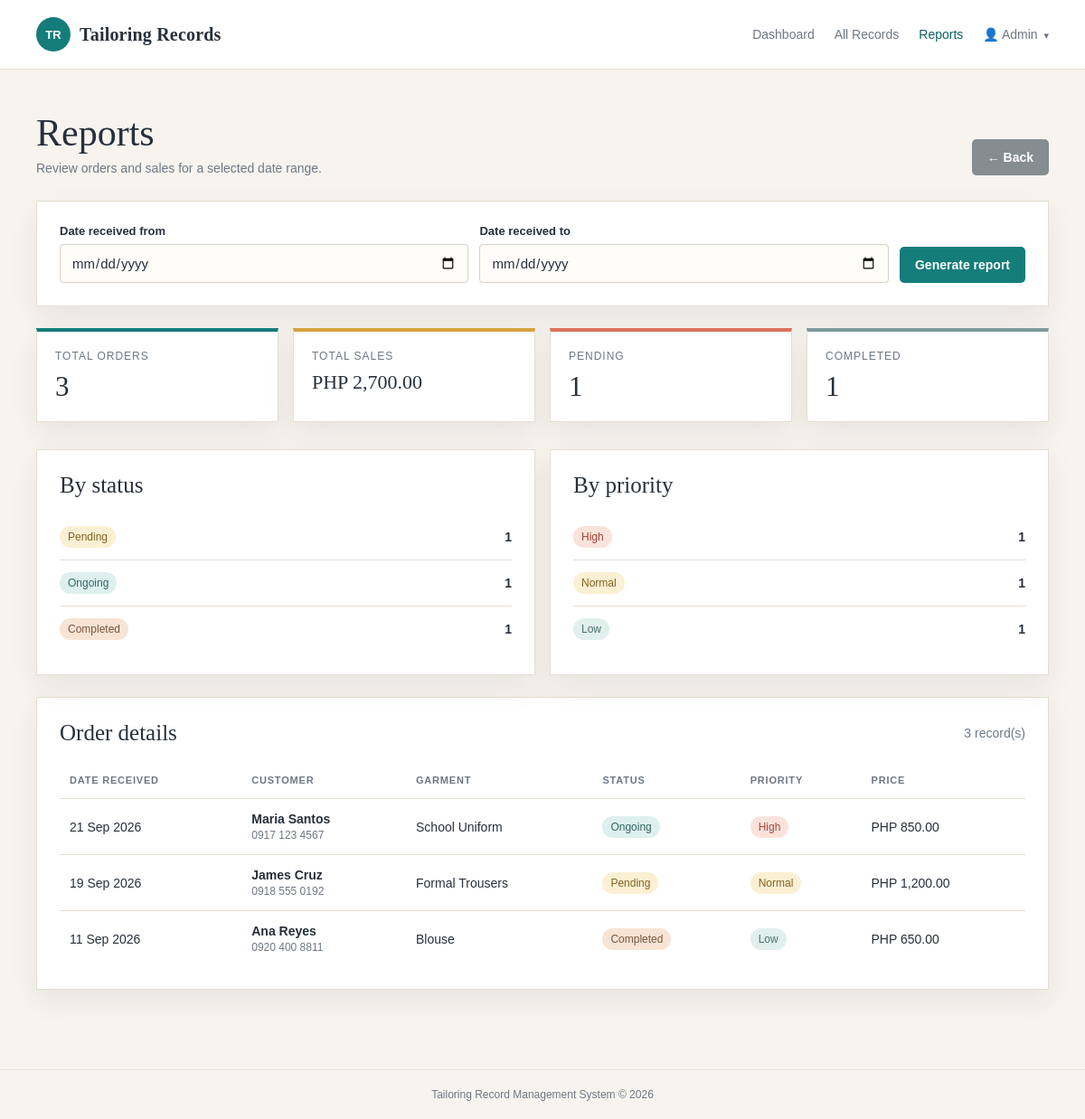
/reports.php (signed in), run on the app's committed database.
### tables this page shows
CREATE TABLE IF NOT EXISTS records (
    id INT UNSIGNED AUTO_INCREMENT PRIMARY KEY,
    customer_name VARCHAR(100) NOT NULL,
    phone VARCHAR(30) NOT NULL,
    garment_type VARCHAR(80) NOT NULL,
    measurements TEXT NOT NULL,
    order_date DATE NOT NULL,
    due_date DATE NOT NULL,
    price DECIMAL(10, 2) NOT NULL DEFAULT 0.00,
    status ENUM('Pending', 'Ongoing', 'Completed') NOT NULL DEFAULT 'Pending',
    priority ENUM('High', 'Normal', 'Low') NOT NULL DEFAULT 'Normal',
    notes TEXT NULL,
    created_at TIMESTAMP DEFAULT CURRENT_TIMESTAMP
);

### includes/functions.php (called while the page is built, shortened)
<?php
function e(?string $value): string
{
    return htmlspecialchars($value ?? '', ENT_QUOTES, 'UTF-8');
}
function orderStatusClass(string $status): string
{
    return match ($status) {
        'Pending' => 'status-pending',
        'Ongoing' => 'status-progress',
        'Completed' => 'status-ready',
        default => '',
    };
}
function formatDate(?string $date): string
{
    return $date ? date('d M Y', strtotime($date)) : '-';
}

### reports.php (the view, shortened to what this page needs)
<?php
require __DIR__ . '/config/database.php';
require __DIR__ . '/includes/functions.php';
$dateFrom = trim($_GET['date_from'] ?? '');
$dateTo = trim($_GET['date_to'] ?? '');
$filters = [];
$parameters = [];
$where = $filters ? ' WHERE ' . implode(' AND ', $filters) : '';
$summaryStatement = $pdo->prepare("SELECT COUNT(*) AS total_orders, COALESCE(SUM(price), 0) AS total_sales, SUM(status = 'Pending') AS pending_orders, SUM(status = 'Ongoing') AS ongoing_orders, SUM(status = 'Completed') AS completed_orders FROM records{$where}");
$summaryStatement->execute($parameters);
$summary = $summaryStatement->fetch();
$statusStatement = $pdo->prepare("SELECT status, COUNT(*) AS total FROM records{$where} GROUP BY status ORDER BY FIELD(status, 'Pending', 'Ongoing', 'Completed')");
$statusStatement->execute($parameters);
$statusCounts = $statusStatement->fetchAll();
$priorityStatement = $pdo->prepare("SELECT priority, COUNT(*) AS total FROM records{$where} GROUP BY priority ORDER BY FIELD(priority, 'High', 'Normal', 'Low')");
$priorityStatement->execute($parameters);
$priorityCounts = $priorityStatement->fetchAll();
$recordsStatement = $pdo->prepare("SELECT * FROM records{$where} ORDER BY order_date DESC, id DESC");
$recordsStatement->execute($parameters);
$records = $recordsStatement->fetchAll();
require __DIR__ . '/includes/header.php';
?>
<section class="page-heading">
    <div><h1>Reports</h1><p class="subtitle">Review orders and sales for a selected date range.</p></div>
    <a class="button button-muted" href="index.php">&larr; Back</a>
</section>
<section class="panel report-filter">
    <form class="filter-form" method="get">
        <div class="form-group"><label for="date_from">Date received from</label><input id="date_from" name="date_from" type="date" value="<?= e($dateFrom) ?>"></div>
        <div class="form-group"><label for="date_to">Date received to</label><input id="date_to" name="date_to" type="date" value="<?= e($dateTo) ?>"></div>
        <button class="button" type="submit">Generate report</button>
    </form>
</section>
<section class="stats report-stats">
    <div class="stat"><div class="stat-label">Total orders</div><div class="stat-value"><?= (int) $summary['total_orders'] ?></div></div>
    <div class="stat"><div class="stat-label">Total sales</div><div class="stat-value report-money">PHP <?= number_format((float) $summary['total_sales'], 2) ?></div></div>
    <div class="stat"><div class="stat-label">Pending</div><div class="stat-value"><?= (int) $summary['pending_orders'] ?></div></div>
    <div class="stat"><div class="stat-label">Completed</div><div class="stat-value"><?= (int) $summary['completed_orders'] ?></div></div>
</section>
<div class="report-columns">
    <section class="panel"><div class="panel-heading"><h2>By status</h2></div><div class="report-list">
        <?php foreach ($statusCounts as $item): ?><div class="report-row"><span class="status <?= orderStatusClass($item['status']) ?>"><?= e($item['status']) ?></span><strong><?= (int) $item['total'] ?></strong></div><?php endforeach; ?>
    </div></section>
    <section class="panel"><div class="panel-heading"><h2>By priority</h2></div><div class="report-list">
        <?php foreach ($priorityCounts as $item): ?><div class="report-row"><span class="priority priority-<?= strtolower(e($item['priority'])) ?>"><?= e($item['priority']) ?></span><strong><?= (int) $item['total'] ?></strong></div><?php endforeach; ?>
    </div></section>
</div>
<section class="panel report-table"><div class="panel-heading"><h2>Order details</h2><span class="hint"><?= count($records) ?> record(s)</span></div>
    <?php if (!$records): ?><div class="empty">No orders found for the selected dates.</div><?php else: ?>
    <div class="table-wrap"><table><thead><tr><th>Date received</th><th>Customer</th><th>Garment</th><th>Status</th><th>Priority</th><th>Price</th></tr></thead><tbody>
        <?php foreach ($records as $record): ?><tr><td><?= formatDate($record['order_date']) ?></td><td><div class="customer"><?= e($record['customer_name']) ?></div><div class="secondary"><?= e($record['phone']) ?></div></td><td><?= e($record['garment_type']) ?></td><td><span class="status <?= orderStatusClass($record['status']) ?>"><?= e($record['status']) ?></span></td><td><span class="priority priority-<?= strtolower(e($record['priority'])) ?>"><?= e($record['priority']) ?></span></td><td>PHP <?= number_format((float) $record['price'], 2) ?></td></tr><?php endforeach; ?>
    </tbody></table></div>
    <?php endif; ?>
</section>
<?php require __DIR__ . '/includes/footer.php'; ?>

### assets/css/style.css (style rules this page uses)
:root { --ink: #27303b; --muted: #6d7884; --paper: #f7f4ef; --white: #ffffff; --line: #e5ded3; --teal: #147d7a; --teal-dark: #0d625f; --coral: #dc7259; --gold: #d6a33d; --shadow: 0 12px 30px rgba(46, 43, 36, 0.08); }
* { box-sizing: border-box; }
body { margin: 0; color: var(--ink); background: var(--paper); font-family: Georgia, 'Times New Roman', serif; }
a { color: inherit; text-decoration: none; }
.button { display: inline-block; border: 0; border-radius: 5px; padding: 12px 17px; color: white !important; background: var(--teal); cursor: pointer; font: bold 14px Arial, sans-serif; }
.button-muted { background: #858d91; }
.page-heading { display: flex; justify-content: space-between; align-items: end; gap: 20px; margin-bottom: 28px; }
h1 { margin: 0 0 7px; font-size: clamp(28px, 4vw, 42px); font-weight: normal; }
h2 { margin: 0; font-size: 25px; font-weight: normal; }
.subtitle, .hint { margin: 0; color: var(--muted); font: 14px Arial, sans-serif; }
.stats { display: grid; grid-template-columns: repeat(4, 1fr); gap: 16px; margin-bottom: 30px; }
.stat { padding: 20px; border: 1px solid var(--line); border-top: 4px solid var(--teal); background: var(--white); box-shadow: var(--shadow); }
.stat:nth-child(2) { border-top-color: var(--gold); }
.stat:nth-child(3) { border-top-color: var(--coral); }
.stat:nth-child(4) { border-top-color: #7b9a9a; }
.stat-label { color: var(--muted); font: 12px Arial, sans-serif; text-transform: uppercase; letter-spacing: 1px; }
.stat-value { margin-top: 9px; font-size: 31px; }
.panel { padding: 25px; border: 1px solid var(--line); background: var(--white); box-shadow: var(--shadow); }
.panel-heading { display: flex; justify-content: space-between; align-items: center; gap: 14px; margin-bottom: 18px; }
.table-wrap { overflow-x: auto; }
table { width: 100%; border-collapse: collapse; font: 14px Arial, sans-serif; }
th { color: var(--muted); font-size: 11px; text-align: left; text-transform: uppercase; letter-spacing: .8px; }
th, td { padding: 14px 11px; border-bottom: 1px solid var(--line); vertical-align: middle; }
tr:last-child td { border-bottom: 0; }
.customer { font-weight: bold; }
.secondary { margin-top: 3px; color: var(--muted); font-size: 12px; }
.status { display: inline-block; padding: 5px 9px; border-radius: 20px; color: #315050; background: #e5eeee; font-size: 12px; white-space: nowrap; }
.status-pending { color: #826321; background: #fbf0d3; }
.status-progress { color: #326767; background: #def0ed; }
.status-ready { color: #79563b; background: #f8e4d4; }
.priority { display: inline-block; padding: 5px 9px; border-radius: 20px; color: #5d6870; background: #edf0f1; font-size: 12px; white-space: nowrap; }
.priority-high { color: #a24735; background: #fbe3dc; }
.priority-normal { color: #826321; background: #fbf0d3; }
.priority-low { color: #46706c; background: #e1f0ec; }
.report-filter { margin-bottom: 24px; }
.filter-form { display: flex; align-items: end; gap: 12px; }
.filter-form .form-group { flex: 1; }
.report-money { font-size: 22px; }
.report-columns { display: grid; grid-template-columns: 1fr 1fr; gap: 16px; margin-bottom: 24px; }
.report-list { font: 14px Arial, sans-serif; }
.report-row { display: flex; align-items: center; justify-content: space-between; padding: 13px 0; border-bottom: 1px solid var(--line); }
.report-row:last-child { border-bottom: 0; }
.report-table { margin-bottom: 24px; }
input, select, textarea { width: 100%; padding: 11px 12px; border: 1px solid #d8d1c7; border-radius: 4px; color: var(--ink); background: #fffdfa; font: 15px Arial, sans-serif; }
.form-group { display: flex; flex-direction: column; gap: 7px; }
label { font: bold 13px Arial, sans-serif; }

### data on the page
records: order_date "21 Sep 2026", customer_name "Maria Santos", phone "0917 123 4567", garment_type "School Uniform", status "Ongoing", priority "High", price "850.00"
records: order_date "19 Sep 2026", customer_name "James Cruz", phone "0918 555 0192", garment_type "Formal Trousers", status "Pending", priority "Normal", price "1,200.00"
records: order_date "11 Sep 2026", customer_name "Ana Reyes", phone "0920 400 8811", garment_type "Blouse", status "Completed", priority "Low", price "650.00"

### other printed values
$summary['total_orders'] "3"
$summary['total_sales'] "2,700.00"
$summary['pending_orders'] "1"
$summary['completed_orders'] "1"
$item['status'] "Pending"
$item['total'] "1"
$item['status'] "Ongoing"
$item['status'] "Completed"
$item['priority'] "High"
$item['priority'] "Normal"
$item['priority'] "Low"
count($records) "3"
